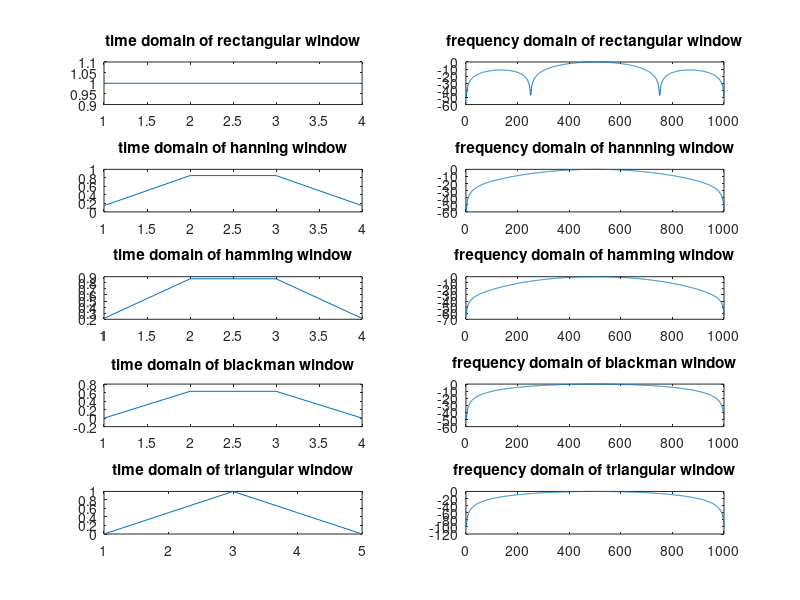

The MATLAB script that drew this image:
N=4; %size of x
l=(N-1)/2;
r=zeros(1,2*l+1);
han=zeros(1,2*l+1);
ham=zeros(1,2*l+1); 
blk=zeros(1,2*l+1);
for i=1:(2*l+1)
 n=i-(l+1);
 r(i)=1;
 han(i)=0.5+0.5*cos(2*pi*n/N);
 ham(i)=0.54+0.46*cos(2*pi*n/N);
 blk(i)=0.42+0.5*cos(2*pi*n/(N-1))+0.08*cos(4*pi*n/(N-1));
 n=n+1;
end
% Triangular window
N=5
l=(N-1)/2;
tri=zeros(1,2*l+1);
for t=0:(N-1)/2
    tri(t+1)= (2*t)/(N-1);
end
for t=(N-1)/2:N-1
        tri(t+1)= 2-[2*t/(N-1)];
end
%rectangular window
r1=fftshift(fft(r,1000)); 
y1=abs(r1)/max(r1);
r2=20*log10(y1);
subplot(5,2,1);
plot(r);
title("time domain of rectangular window");
subplot(5,2,2);
plot(r2);
title('frequency domain of rectangular window');
%hanning window
han1=fftshift(fft(han,1000)); 
w1=abs(han1)/max(han1);
han2=20*log10(w1);
subplot(5,2,3);
plot(han)
title("time domain of hanning window");
subplot(5,2,4);
plot(han2);
title('frequency domain of hannning window');
%hamming window
ham1=fftshift(fft(ham,1000)); 
a1=abs(ham1)/max(ham1);
ham2=20*log10(a1);
subplot(5,2,5);
plot(ham);
title("time domain of hamming window");
subplot(5,2,6);
plot(ham2);
title('frequency domain of hamming window');
%blackman window
blk1=fftshift(fft(blk,1000)); 
b1=abs(blk1)/max(blk1);
blk2=20*log10(b1);
subplot(5,2,7);
plot(blk);
title("time domain of blackman window");
subplot(5,2,8);
plot(blk2);
title("frequency domain of blackman window");
%triangular window
tri1=fftshift(fft(tri,1000)); 
c1=abs(tri1)/max(tri1);
tri2=20*log10(c1);
subplot(5,2,9);
plot(tri);
title("time domain of triangular window");
subplot(5,2,10);
plot(tri2);
title("frequency domain of triangular window");